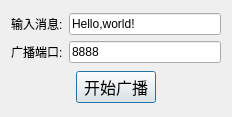
<?xml version="1.0" encoding="UTF-8"?>
<ui version="4.0">
 <class>UdpSenderDialog</class>
 <widget class="QDialog" name="UdpSenderDialog">
  <property name="geometry">
   <rect>
    <x>0</x>
    <y>0</y>
    <width>232</width>
    <height>117</height>
   </rect>
  </property>
  <property name="windowTitle">
   <string>UdpSenderDialog</string>
  </property>
  <layout class="QVBoxLayout" name="verticalLayout">
   <item>
    <layout class="QGridLayout" name="gridLayout">
     <item row="0" column="0">
      <widget class="QLabel" name="label">
       <property name="text">
        <string>输入消息:</string>
       </property>
      </widget>
     </item>
     <item row="0" column="1">
      <widget class="QLineEdit" name="Message_Edit">
       <property name="text">
        <string>Hello,world!</string>
       </property>
      </widget>
     </item>
     <item row="1" column="0">
      <widget class="QLabel" name="label_2">
       <property name="text">
        <string>广播端口:</string>
       </property>
      </widget>
     </item>
     <item row="1" column="1">
      <widget class="QLineEdit" name="Port_Edit_2">
       <property name="text">
        <string>8888</string>
       </property>
      </widget>
     </item>
    </layout>
   </item>
   <item>
    <layout class="QHBoxLayout" name="horizontalLayout">
     <item>
      <spacer name="horizontalSpacer">
       <property name="orientation">
        <enum>Qt::Horizontal</enum>
       </property>
       <property name="sizeHint" stdset="0">
        <size>
         <width>40</width>
         <height>20</height>
        </size>
       </property>
      </spacer>
     </item>
     <item>
      <widget class="QPushButton" name="Start_Button">
       <property name="font">
        <font>
         <pointsize>12</pointsize>
        </font>
       </property>
       <property name="text">
        <string>开始广播</string>
       </property>
      </widget>
     </item>
     <item>
      <spacer name="horizontalSpacer_2">
       <property name="orientation">
        <enum>Qt::Horizontal</enum>
       </property>
       <property name="sizeHint" stdset="0">
        <size>
         <width>40</width>
         <height>20</height>
        </size>
       </property>
      </spacer>
     </item>
    </layout>
   </item>
  </layout>
 </widget>
 <layoutdefault spacing="6" margin="11"/>
 <resources/>
 <connections/>
</ui>
